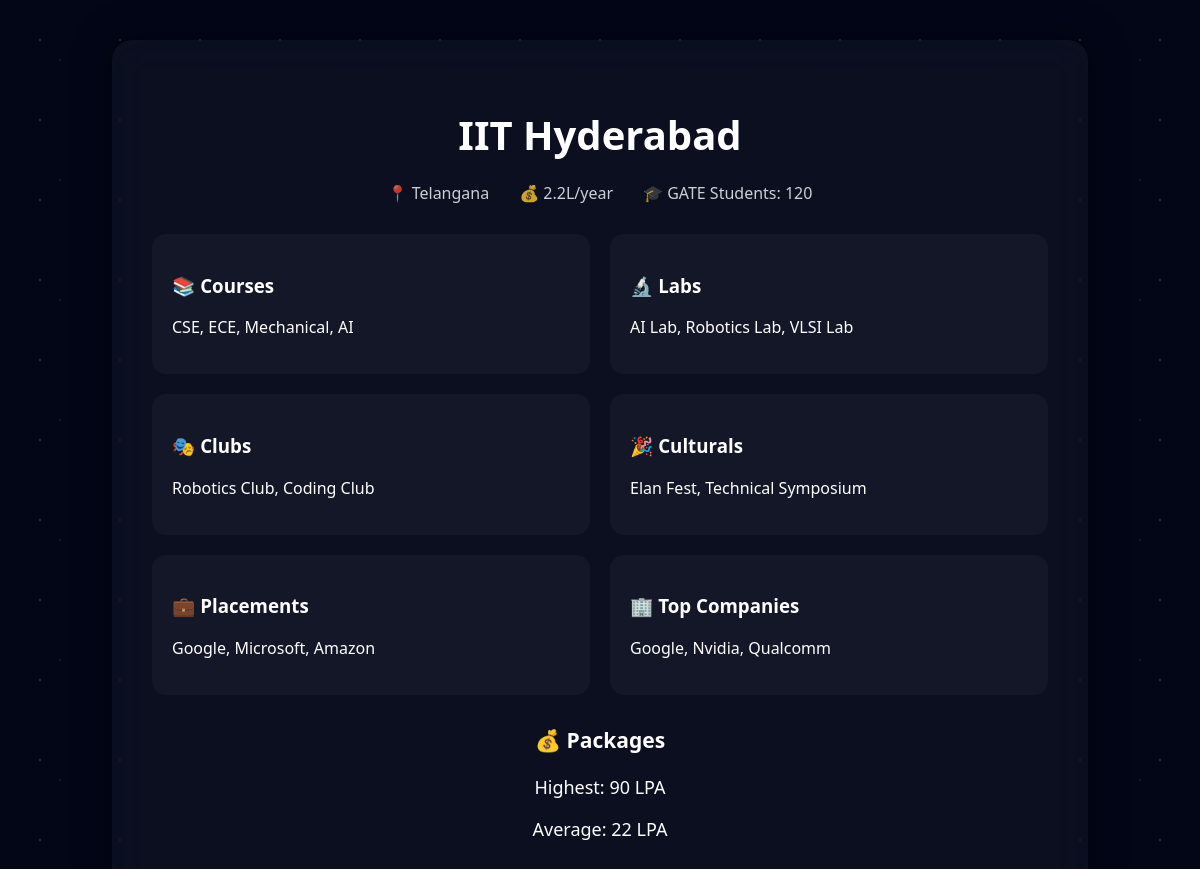
The app's page /college/1/ with its own data.
### colleges/models.py (models this page shows, shortened)
class College(models.Model):
    name = models.CharField(max_length=200)
    location = models.CharField(max_length=200)
    courses = models.TextField(default="")          # ⭐ add default
    labs = models.TextField(default="")             # ⭐ add default
    gate_students = models.IntegerField(default=0)
    clubs = models.TextField(default="")            # ⭐ add default
    culturals = models.TextField(default="")        # ⭐ add default
    placements = models.TextField(default="")       # ⭐ add default
    top_companies = models.TextField(default="")    # ⭐ add default
    highest_package = models.CharField(max_length=50, default="Not Updated")
    average_package = models.CharField(max_length=50, default="Not Updated")
    fees = models.CharField(max_length=100, default="Not Updated")   # ⭐ safer
    image = models.ImageField(upload_to='college_images/', blank=True, null=True)
    from django.contrib.auth.models import User

### colleges/views.py (the view)
# urls.py: path('college/<int:id>/', views.college_detail, name='college_detail'),
def college_detail(request, id):
    college = get_object_or_404(College, id=id)
    return render(request, 'college_detail.html', {'college': college})

### colleges/templates/college_detail.html (shortened to what this page needs)
{% load static %}
<!DOCTYPE html>
<html>
<head>
<link rel="stylesheet" href="{% static 'style.css' %}">
</head>
<body>
<div class="detail-wrapper">
    <div class="detail-card">
        <h1 class="detail-title">{{college.name}}</h1>
        <div class="detail-meta">
            <span>📍 {{college.location}}</span>
            <span>💰 {{college.fees}}</span>
            <span>🎓 GATE Students: {{college.gate_students}}</span>
        </div>
        <div class="detail-grid">
            <div class="info-box">
                <h3>📚 Courses</h3>
                <p>{{college.courses}}</p>
            </div>
            <div class="info-box">
                <h3>🔬 Labs</h3>
                <p>{{college.labs}}</p>
            </div>
            <div class="info-box">
                <h3>🎭 Clubs</h3>
                <p>{{college.clubs}}</p>
            </div>
            <div class="info-box">
                <h3>🎉 Culturals</h3>
                <p>{{college.culturals}}</p>
            </div>
            <div class="info-box">
                <h3>💼 Placements</h3>
                <p>{{college.placements}}</p>
            </div>
            <div class="info-box">
                <h3>🏢 Top Companies</h3>
                <p>{{college.top_companies}}</p>
            </div>
        </div>
        <div class="package-box">
            <h3>💰 Packages</h3>
            <p>Highest: {{college.highest_package}}</p>
            <p>Average: {{college.average_package}}</p>
        </div>
    </div>
</div>
</body>
</html>

### colleges/static/style.css (style rules this page uses)
body { margin:0; font-family:Segoe UI, sans-serif; background:linear-gradient(135deg,#020617,#020b30); color:white; overflow-x:hidden; }
.detail-wrapper { min-height:100vh; display:flex; justify-content:center; align-items:center; padding:40px; }
.detail-card { width:80%; max-width:1100px; background:rgba(255,255,255,0.04); backdrop-filter:blur(20px); border-radius:20px; padding:40px; box-shadow:0 0 40px rgba(0,0,0,0.4); }
.detail-title { text-align:center; font-size:40px; margin-bottom:20px; }
.detail-meta { display:flex; justify-content:center; gap:30px; margin-bottom:30px; opacity:0.8; }
.detail-grid { display:grid; grid-template-columns:repeat(2,1fr); gap:20px; }
.info-box { background:rgba(255,255,255,0.03); padding:20px; border-radius:14px; }
.package-box { margin-top:30px; text-align:center; font-size:18px; }
body { margin:0; font-family:Segoe UI; background:#020617; overflow-x:hidden; }
body::before { content:""; position:fixed; top:0; left:0; width:100%; height:100%; background: radial-gradient(white 1px, transparent 1px), radial-gradient(#0ea5e9 1px, transparent 1px); background-size:80px 80px,120px 120px; opacity:0.15; animation:starsMove 60s linear infinite; z-index:-1; }

### records on screen
College: name "IIT Hyderabad", location "Telangana", fees "2.2L/year", gate_students "120", courses "CSE, ECE, Mechanical, AI", labs "AI Lab, Robotics Lab, VLSI Lab", clubs "Robotics Club, Coding Club", culturals "Elan Fest, Technical Symposium", placements "Google, Microsoft, Amazon", top_companies "Google, Nvidia, Qualcomm", highest_package "90 LPA", average_package "22 LPA"
